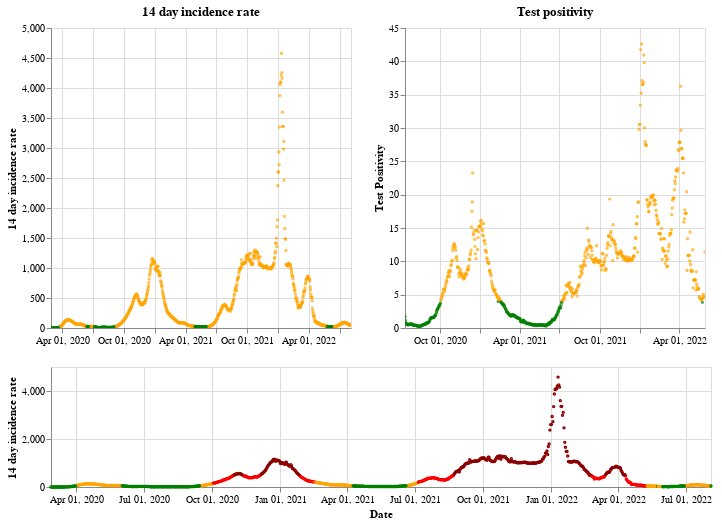

Write notebook code for a chart like this one.
### Markdown cell above
## Wales

### Code cell
plot_traffic_light('Wales')

### Figure 1 — Vega-Lite specification as saved in the notebook (floating-point values rounded to 4 significant figures; data arrays with more than 128 entries replaced by an {"elided": "..."} marker saying what was removed)
{"config": {"view": {"continuousWidth": 400, "continuousHeight": 300}}, "vconcat": [{"hconcat": [{"mark": {"type": "point", "size": 2}, "encoding": {"color": {"condition": {"value": "green", "test": "(datum.twoWeeklyCasesRate <= 25)"}, "value": "orange"}, "tooltip": [{"type": "nominal", "field": "areaName"}, {"type": "temporal", "field": "date"}, {"type": "quantitative", "field": "twoWeeklyCasesRate"}, {"type": "quantitative", "field": "testPositivity"}], "x": {"type": "temporal", "axis": {"title": ""}, "field": "date", "scale": {"domain": {"selection": "DateBrush"}}, "timeUnit": "yearmonthdate"}, "y": {"type": "quantitative", "axis": {"title": "14 day incidence rate"}, "field": "twoWeeklyCasesRate"}}, "title": "14 day incidence rate", "width": 300}, {"mark": {"type": "point", "size": 2}, "encoding": {"color": {"condition": {"value": "green", "test": "(datum.testPositivity <= 4)"}, "value": "orange"}, "tooltip": [{"type": "nominal", "field": "areaName"}, {"type": "temporal", "field": "date"}, {"type": "quantitative", "field": "twoWeeklyCasesRate"}, {"type": "quantitative", "field": "testPositivity"}], "x": {"type": "temporal", "axis": {"title": ""}, "field": "date", "scale": {"domain": {"selection": "DateBrush"}}, "timeUnit": "yearmonthdate"}, "y": {"type": "quantitative", "axis": {"title": "Test Positivity"}, "field": "testPositivity"}}, "title": "Test positivity", "width": 300}]}, {"layer": [{"mark": {"type": "point", "size": 2}, "encoding": {"color": {"condition": {"value": "orange", "test": "(((datum.testPositivity < 4) && (datum.twoWeeklyCasesRate >= 50)) && (datum.twoWeeklyCasesRate < 200))"}, "value": "red"}, "opacity": {"condition": {"value": 1, "test": "((datum.twoWeeklyCasesRate >= 50) && (datum.twoWeeklyCasesRate < 500))"}, "value": 0}, "tooltip": [{"type": "nominal", "field": "areaName"}, {"type": "temporal", "field": "date"}, {"type": "quantitative", "field": "twoWeeklyCasesRate"}, {"type": "quantitative", "field": "testPositivity"}], "x": {"type": "temporal", "axis": {"title": "Date"}, "field": "date", "timeUnit": "yearmonthdate"}, "y": {"type": "quantitative", "axis": {"title": "14 day incidence rate"}, "field": "twoWeeklyCasesRate"}}, "selection": {"DateBrush": {"type": "interval", "encodings": ["x"], "fields": ["Time"]}}}, {"mark": {"type": "point", "size": 2}, "encoding": {"color": {"value": "darkred"}, "opacity": {"condition": {"value": 1, "test": "(datum.twoWeeklyCasesRate >= 500)"}, "value": 0}, "tooltip": [{"type": "nominal", "field": "areaName"}, {"type": "temporal", "field": "date"}, {"type": "quantitative", "field": "twoWeeklyCasesRate"}, {"type": "quantitative", "field": "testPositivity"}], "x": {"type": "temporal", "axis": {"title": "Date"}, "field": "date", "timeUnit": "yearmonthdate"}, "y": {"type": "quantitative", "axis": {"title": "14 day incidence rate"}, "field": "twoWeeklyCasesRate"}}}, {"mark": {"type": "point", "size": 2}, "encoding": {"color": {"condition": {"value": "green", "test": "((datum.testPositivity < 4) && (datum.twoWeeklyCasesRate < 50))"}, "value": "orange"}, "opacity": {"condition": {"value": 1, "test": "(datum.twoWeeklyCasesRate < 50)"}, "value": 0}, "tooltip": [{"type": "nominal", "field": "areaName"}, {"type": "temporal", "field": "date"}, {"type": "quantitative", "field": "twoWeeklyCasesRate"}, {"type": "quantitative", "field": "testPositivity"}], "x": {"type": "temporal", "axis": {"title": "Date"}, "field": "date", "timeUnit": "yearmonthdate"}, "y": {"type": "quantitative", "axis": {"title": "14 day incidence rate"}, "field": "twoWeeklyCasesRate"}}}], "height": 120, "width": 660}], "data": {"name": "data-c14d34125d2dd0ba5fdb78719b92150f"}, "$schema": "https://vega.github.io/schema/vega-lite/v4.8.1.json", "datasets": {"data-c14d34125d2dd0ba5fdb78719b92150f": {"elided": "890 records"}}}
